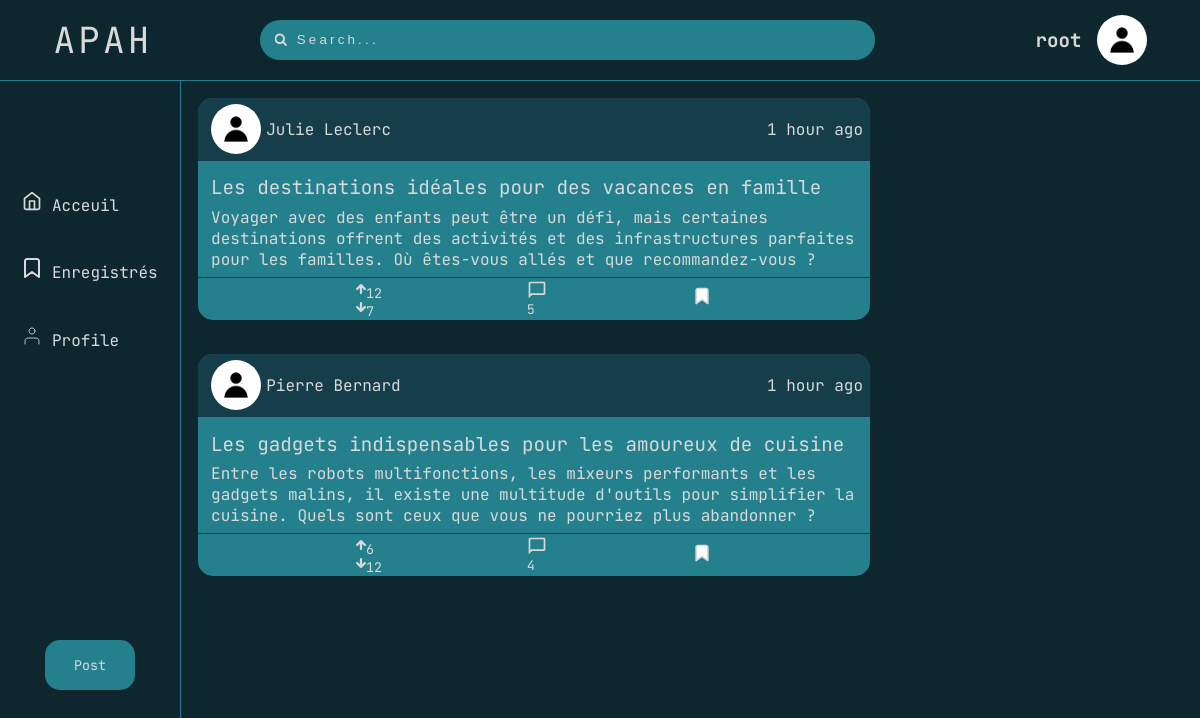
/Bookmark/ (signed in), run on the app's committed database.
### MyUser/models.py (models this page shows, shortened)
class User(AbstractBaseUser, PermissionsMixin):
    id = models.UUIDField( primary_key = True, unique=True,
         default = uuid.uuid4,  editable = False)
    email = models.EmailField(blank=True, default='', unique=True)
    fname = models.CharField(max_length=255, blank=True, default='')
    lname =  models.CharField(max_length=255, blank=True, default='')
    phone = models.CharField(max_length=12, blank=True, default='')
    profile_pic = models.ImageField(blank=True,upload_to="ids/")
    is_staff = models.BooleanField(default=False)
    date_joined = models.DateTimeField(default=timezone.now)
    objects = CustomUserManager()
    USERNAME_FIELD = 'email'
    EMAIL_FIELD = 'email'
    REQUIRED_FIELDS = ['phone','fname','lname']
    class Meta:
        verbose_name = 'User'
        verbose_name_plural = 'Users'

### main/models.py (models this page shows, shortened)
class Post(models.Model):
    id = models.UUIDField( primary_key = True, unique=True,
         default = uuid.uuid4,  editable = False)
    title = models.CharField(max_length=200)
    text = models.TextField()
    hashtags =models.CharField(max_length=1000,default="")
    Date = models.DateTimeField(default=timezone.now)
    user =  models.ForeignKey(User,on_delete=models.CASCADE)

### main/views.py (the view)
# urls.py: path("Bookmark/",view=views.Bookmarkv,name="bookmark"),
def Bookmarkv(request):
    if request.user.is_authenticated:
        try:
            bookm = BookMark.objects.filter(user=request.user)
        except BookMark.DoesNotExist:
            bookm = []
        try:
            posts = [i.post for i in bookm]
        except TypeError:
            posts = [bookm.post]
        posts_data = []
        for post in posts:
            commentc = Comment.objects.filter(post=post).count()
            posts_data.append({
                'post': post,
                'timedelta': human_time_difference(post.Date),
                'likes': Like.objects.filter(post=post).count(),
                'dislikes': Dislike.objects.filter(post=post).count(),
                'commentcount':commentc
            })
        if len(posts_data)==0:
            return render(request, 'index.html', {})
        if request.method =='POST':
            if request.user.is_authenticated:
                check_post(request)
                return HttpResponseRedirect('/')
            else:
                return redirect("mylogin")
        return render(request, 'bookmark.html', {'posts_data': posts_data})
    else:
        return redirect("mylogin")

### main/utils.py (called while the page is built)
def human_time_difference(from_time:datetime, to_time:datetime|None =None ) -> str:
    if to_time is None:
        to_time = datetime.now(tz=timezone.utc)
    td :timedelta=  to_time - from_time
    if td.days >= 7:
        weeks = td.days // 7
        return f"{weeks} week{'s' if weeks > 1 else ''} ago"
    elif td.days > 0:
        return f"{td.days} day{'s' if td.days > 1 else ''} ago"
    else:
        hours = td.seconds // 3600
        if hours > 0:
            return f"{hours} hour{'s' if hours > 1 else ''} ago"
        else:
            minutes = td.seconds // 60
            if minutes > 0:
                return f"{minutes} minute{'s' if minutes > 1 else ''} ago"
            else:
                return f"{td.seconds} second{'s' if td.seconds > 1 else ''} ago"

### main/templates/bookmark.html (shortened to what this page needs)
{% extends 'base.html' %}
{% load static %}
{% block content %}
{% for post_data in posts_data %}
        <div class="posts-container">
            <div class="post-card">
                <div class="post-info">
                    <div class="post-user">
                        <div class="user-data">
                            <div class="user-image-container">
                                {% if post_data.post.user.profile_pic %}
                                <img src="{{ post_data.post.user.profile_pic.url }}" alt="Profile Picture" class="user-image">
                                {% else %}
                                <img src="{% static 'images/default_user.png' %}" alt="Default Profile Picture" class="user-image">
                                {% endif %}
                            </div>
                        </div>
                        <p class="user-username">{{post_data.post.user.fname}} {{post_data.post.user.lname}}</p>
                    </div>
                    <div class="post-time">{{post_data.timedelta}}</div>
                </div>
                <a href="{% url 'spost' post_id=post_data.post.pk%}">
                <div class="post-data">
                    <div class="post-title">{{post_data.post.title}}</div>
                    <div class="post-text ">{{post_data.post.text}}</div>
                </div>
                </a>
                <div class="post-interactions">
                    <div class="post-votes">
                        <a href="#">
                            <div class="upvotes" data-post-id="{{ post_data.post.pk }}" data-action="upvote">
                                <svg width="10" height="10" viewBox="0 0 18 18" fill="none" xmlns="http://www.w3.org/2000/svg">
                                    <path d="M9 16V2M9 2L2 9M9 2L16 9" stroke="#D9D9D9" stroke-width="4" stroke-linecap="round"
                                        stroke-linejoin="round" />
                                </svg>
                                <sub class="like-count">{{post_data.likes}}</sub>
                            </div>
                        </a>
                        <a href="#">
                            <div class="downvotes" data-post-id="{{ post_data.post.pk }}" data-action="downvote">
                                <svg width="10" height="10" viewBox="0 0 18 18" fill="none" xmlns="http://www.w3.org/2000/svg">
                                    <path d="M9 16V2M9 2L2 9M9 2L16 9" stroke="#D9D9D9" stroke-width="4" stroke-linecap="round"
                                        stroke-linejoin="round" />
                                </svg>
                                <sub class="dislike-count">{{post_data.dislikes}}</sub>
                            </div>
                        </a>
                    </div>
                    <a href="{% url 'spost' post_id=post_data.post.pk%}">
                        <div class="post-comments">
                            <sub>{{post_data.commentcount}}</sub>
                        </div>
                    </a>
                    <a href="#">
                        <div class="post-bookmark" data-post-id="{{ post_data.post.pk }}" data-action="bookmark">
                        </div>
                    </a>
                </div>
            </div>
        </div>
        {% empty %}
        pas de postes
    {% endfor %}
{% endblock %}

### templates/base.html (shortened to what this page needs)
<!DOCTYPE html>
{% load static %}
<html lang="en">
<head>
    <link rel="stylesheet" href="https://cdnjs.cloudflare.com/ajax/libs/font-awesome/4.7.0/css/font-awesome.min.css">
   <link rel="stylesheet" href="{% static 'css/styles.css' %}">
</head>
<body>
    <div class="nav-bar" id="blured">
        <div class="logo"><a href="{% url 'home' %}" class="logo">Apah</a></div>
        <div class="search-bar"><input type="text" name="search-bar" placeholder="&#xF002; Search..." class="input" style="font-family: FontAwesome, Arial; font-style: normal"></div>
        {% if user.is_authenticated %}
        <div class="authenticated">
            <a href = {% url 'mylogin' %}><p>{{user.fname}}</p></a>
            <div class="user-image-container-uauthenticated">
                {% if user.profile_pic %}
                <img src="{{user.profile_pic.url | default:'static/images/default_user.png'}}" alt="" class="user-image">
                {% else %}
                    <img src="{% static 'images/default_user.png' %}" alt="Default Profile Picture" alt="" class="user-image">
                {% endif %}
            </div>
        </div>
        {% else %}<a href="{% url 'mylogin' %}" class="sign-button"><div class="sign-button">S'identifier</div></a>
        {% endif %}</a>
    </div>
   <div class="main-container" id="blured">
    <div class="side-bar">
        <div class="tab-container">
            <a href="{% url 'home' %}" class="tab home">
                Acceuil
            </a>
            <a href="{% url 'bookmark' %}" class="tab bookmarks">
                Enregistrés
            </a>
            <a href="{% url 'mylogin' %}" class="tab profile">
                Profile
            </a>
        </div>
        <div class="post">
            <button href="{% url 'home' %}" class="post-button" onclick="openForm()">Post</button>
        </div>
    </div>
    <div class="core-page">
        {% block content %}{% endblock %}
    </div>
</body>
</html>

### static/css/styles.css (style rules this page uses)
* { font-family: "JetBrains Mono" , monospace; margin: 0; padding: 0; }
body { background-color: #0E272F; display: flex; flex-direction: column; height: 100vh; }
.nav-bar { border-bottom: 1px solid #25808E; color: #D9D9D9; display: flex; flex-direction: row; width: 100%; align-items: center; justify-content: space-around; height: 10vh; }
.logo { text-transform: uppercase; font-size: 1.5em; letter-spacing: 0.2rem; }
.search-bar { width: 50%; height: 50%; }
.input { width: 100%; height: 100%; border-radius: 25px; background-color: #25808E; border: none; color: #D9D9D9; letter-spacing: 0.2rem; padding-left: 15px; }
::placeholder { color: #D9D9D9; text-size-adjust: bold; }
.main-container { display: flex; flex-direction: row; height: 90vh; width: 100%; }
.side-bar { display: flex; flex-direction: column; gap: 25%; width: 15%; align-items: center; border-right:1px solid #25808E ; justify-content: space-evenly; height: 100%; }
.post { width: 50%; display: flex; align-items: center; }
.post-button { text-align: center; text-decoration: none; height: 100%; width: 100%; background-color: #25808E; border-radius: 15px; height: 50px; color: #D9D9D9; padding: 5%; border: 0; }
.tab-container { display: flex; height: 20vh; flex-direction: column; justify-content: space-between; }
.tab { text-decoration: none; color: #D9D9D9; }
.core-page { color: #D9D9D9; width: 70%; height: 100%; overflow-y: scroll; }
.posts-container { display: flex; flex-direction: column; justify-content: center; width: 100%; }
.post-card { display: flex; flex-direction: column; width: 80%; border-radius:15px; background-color: #25808E; margin: 2%; }
.post-info { background-color: #153E4A; width: 100%; border-radius:15px 15px 0px 0px; display: flex; align-items: center; justify-content: space-between; }
.post-user { display: flex; flex-direction: row; justify-content: flex-start; padding: 1%; padding-left: 2%; gap: 5px; align-items: center; }
.post-time { display: flex; flex-direction: row; justify-content: flex-end; padding: 1%; }
.post-interactions { display: flex; flex-direction: row; justify-content: space-evenly; align-items: center; padding-left: 2%; padding-right: 2%; border-top: 1px solid #153E4A; }
.post-data { padding: 1%; }
.post-title { font-size: 1.2rem; padding: 1%; word-wrap: break-word; }
.post-text { padding-left: 1%; }
.post-votes { margin-top: 1%; display: flex; flex-direction:column ; }
.post-comments { margin-top: 1%; display: flex; flex-direction:column ; }
.upvotes { display: flex; flex-direction: row; }
.downvotes { display: flex; flex-direction: row; }
.downvotes>svg { rotate: z 180deg; }
a { text-decoration: none; color: #D9D9D9; }
.authenticated { display: flex; flex-direction: row; width: 15%; height: 70%; align-items: center; gap: 15px; justify-content: flex-end; border-radius: 15px; font-size: 1.2em; font-weight: bold; }
.user-image-container-uauthenticated { display: flex; justify-content: center; width: 50px; height: 50px; border-radius: 100%; align-items: center; }
.user-image-container { display: flex; justify-content: center; width: 50px; height: 50px; border-radius: 100%; align-items: center; }
.user-image { justify-self: center; align-self: center; width: 100%; height: 100%; border-radius: 100%; margin: 2%; }

### data on the page
User: fname "root"
Post: post.user.fname "Julie", post.user.lname "Leclerc", timedelta "1 hour ago", post "Les destinations idéales pour des vacances en famille", post.text "Voyager avec des enfants peut être un défi, mais certaines destinations offrent des activités et des infrastructures parfaites pour les familles. Où êtes-vous allés et que recommandez-vous ?", likes "12", dislikes "7", commentcount "5"
Post: post.user.fname "Pierre", post.user.lname "Bernard", timedelta "1 hour ago", post "Les gadgets indispensables pour les amoureux de cuisine", post.text "Entre les robots multifonctions, les mixeurs performants et les gadgets malins, il existe une multitude d'outils pour simplifier la cuisine. Quels sont ceux que vous ne pourriez plus abandonner ?", likes "6", dislikes "12", commentcount "4"
